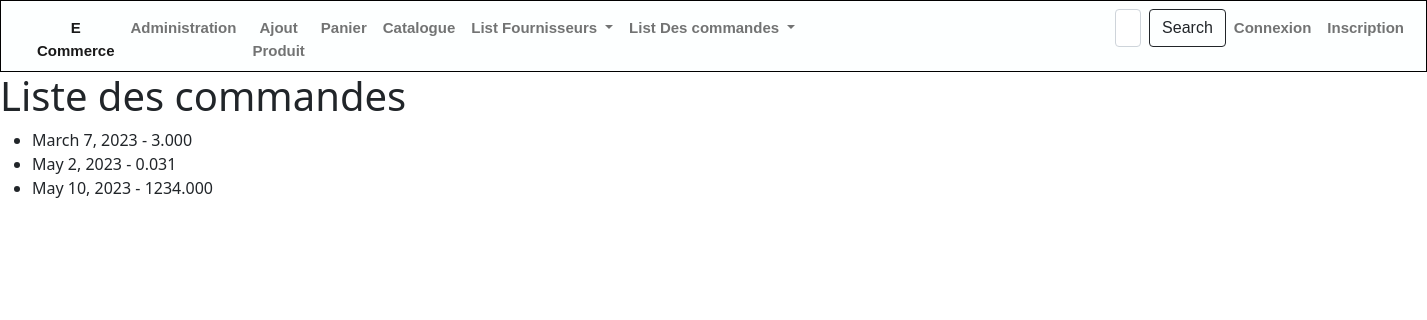
The page /magasin/commandes/ on the database its author committed.
### magasin/models.py (models this page shows, shortened)
class Commande(models.Model):
    dateCde = models.DateField(null=True, default=date.today)
    nom_client = models.CharField(max_length=100,default="")
    adresse_livraison = models.CharField(max_length=200,default="")
    totalCde = models.DecimalField(max_digits=10, decimal_places=3)
    produits = models.ManyToManyField(Produit, related_name='produits')

### magasin/views.py (the view)
# urls.py: path('commandes/', views.liste_commandes, name='commandes'),
def liste_commandes(request):
    commandes = Commande.objects.all()
    return render(request, 'magasin/liste_commandes.html', {'commandes': commandes})

### magasin/templates/magasin/liste_commandes.html
{% extends 'magasin/base.html' %}
{% block content %}
    <h1>Liste des commandes</h1>
    <ul>
        {% for commande in commandes %}
            <li>{{ commande.dateCde }} - {{ commande.totalCde }}</li>
        {% endfor %}
    </ul>
{% endblock %}

### rows shown on the page
Commande: dateCde "March 7, 2023", totalCde "3.000"
Commande: dateCde "May 2, 2023", totalCde "0.031"
Commande: dateCde "May 10, 2023", totalCde "1234.000"
